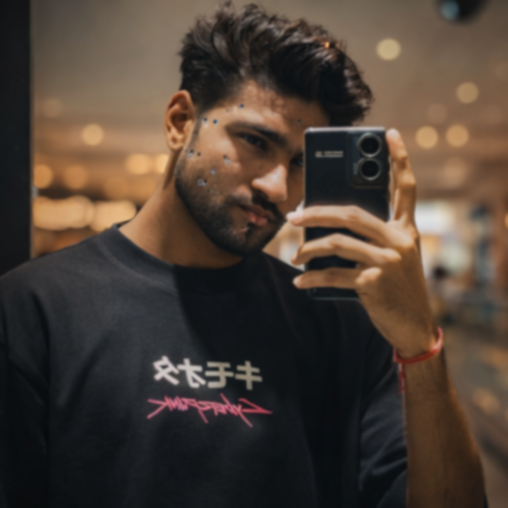
#> input picture Open-CV/blur.png, 508 x 508 px, found by its file name
$ python 19Ehnce.py
#> lines starting #> are read from the running program, lines starting #| are printed output that depends on the picture
import cv2
import numpy as np

img = cv2.imread("Open-CV/blur.png")
#> img is the input picture: shape (508, 508, 3); mean B, G, R 53.4, 63.4, 76.5

#high level of sharpnnes
sharping_K1 = np.array([
    [0, -1, 0],
    [-1, 5, -1],
    [0, -1, 0]
])

# veryy high level of sharpnnes
sharping_K2 = np.array([
    [-1, -1, -1],
    [-1, 9, -1],
    [-1, -1, -1]
])

# ultra high level of sharpnnes
sharping_K3 = np.array([
    [-2, -3, -2],
    [-3, 21, -3],
    [-2, -3, -2]
])

sharpImg = cv2.filter2D(img, -1, sharping_K3)
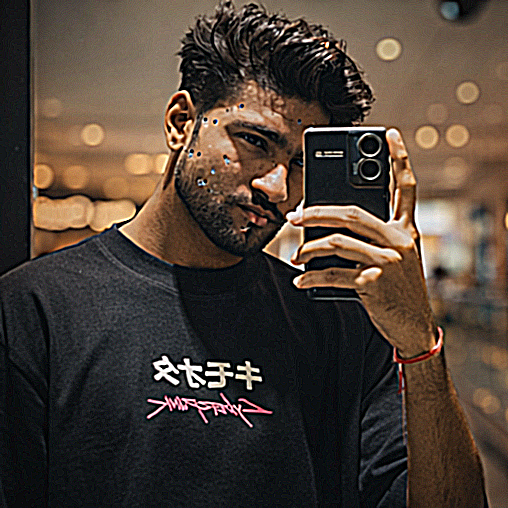
#> sharpImg: shape (508, 508, 3); mean B, G, R 54, 64.1, 77.1

cv2.imshow("OG IMG", img)
cv2.imshow("SHARP IMG", sharpImg)
cv2.waitKey(0)
cv2.destroyAllWindows()
